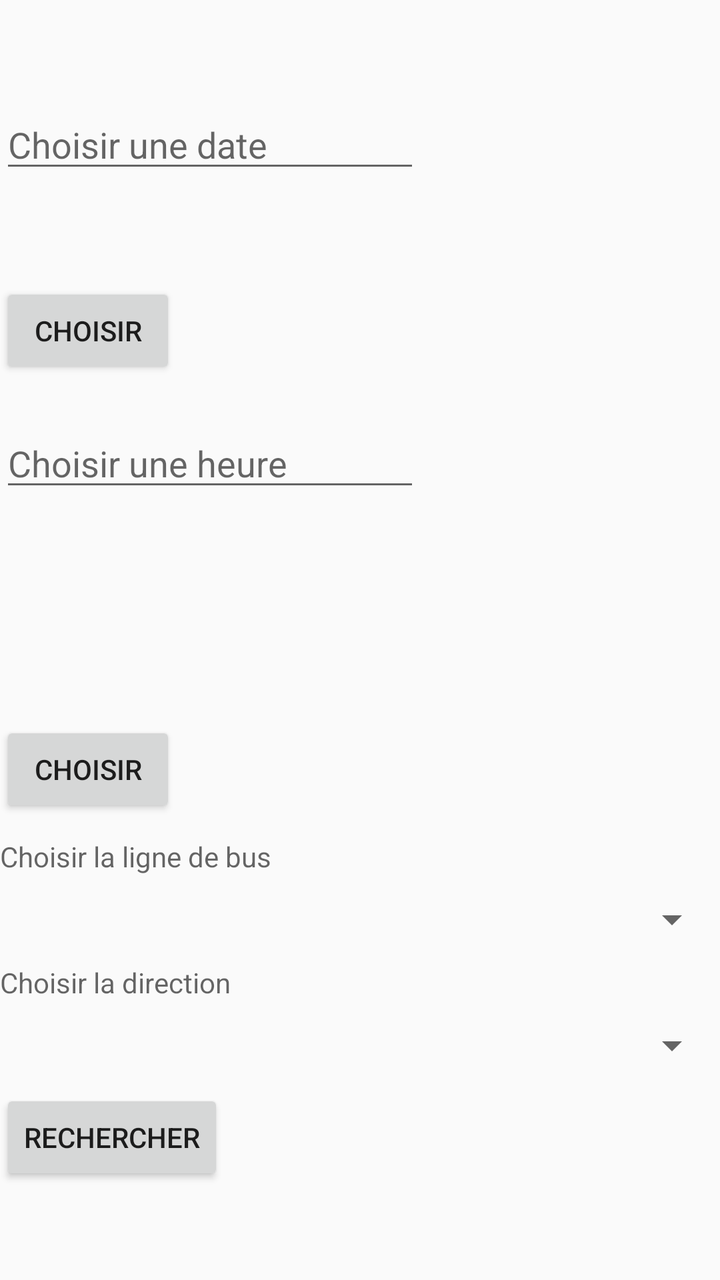
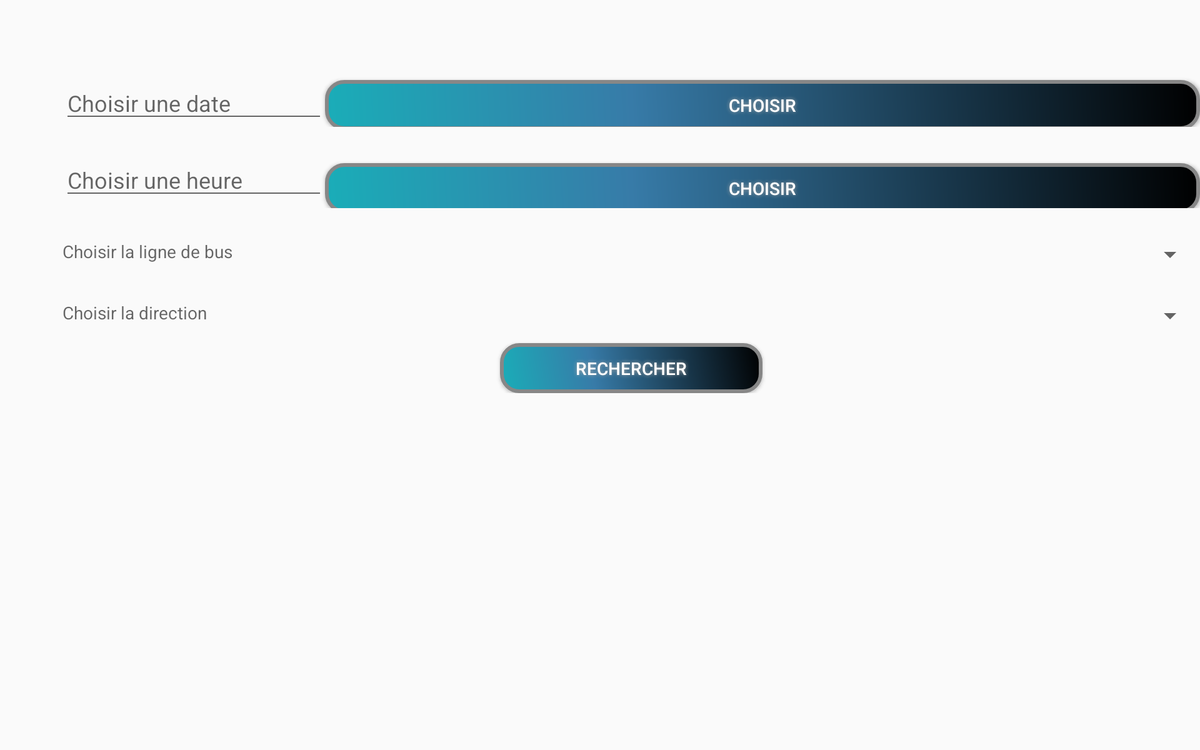

Two renders of one Android screen. The first uses the default layout on a phone; the second uses the alternative layout the repository ships for a different screen configuration, on a matching device. The two XML files are below.
<!-- AndroidManifest.xml: application theme AppTheme -->
<!-- res/layout/fragment_busroute.xml -->
<?xml version="1.0" encoding="utf-8"?>
<LinearLayout xmlns:android="http://schemas.android.com/apk/res/android"
    android:layout_width="match_parent"
    android:layout_height="match_parent"
    android:orientation="vertical">

    <EditText
        android:id="@+id/dateEditText"
        android:layout_width="wrap_content"
        android:layout_height="wrap_content"
        android:layout_marginTop="50dp"
        android:ems="10"
        android:hint="@string/hint_selected_date"
        android:inputType="date"/>

    <Button
        android:id="@+id/dateButton"
        android:layout_width="wrap_content"
        android:layout_height="wrap_content"
        android:layout_marginTop="50dp"
        android:text="@string/choose" />

    <EditText
        android:id="@+id/timeEditText"
        android:layout_width="wrap_content"
        android:layout_height="wrap_content"
        android:layout_marginTop="20dp"
        android:ems="10"
        android:hint="@string/hint_selected_hour"
        android:inputType="none"/>

    <Button
        android:id="@+id/timeButton"
        android:layout_width="wrap_content"
        android:layout_height="wrap_content"
        android:layout_marginTop="110dp"
        android:text="@string/choose" />

    <TextView
        android:id="@+id/textViewBusLine"
        android:layout_width="wrap_content"
        android:layout_height="wrap_content"
        android:layout_marginTop="10dp"
        android:ems="10"
        android:hint="@string/pick_bus_line" />

    <Spinner
        android:id="@+id/spinnerBusLine"
        android:layout_width="match_parent"
        android:layout_height="wrap_content"
        android:layout_marginTop="10dp" />

    <TextView
        android:id="@+id/textViewBusDirection"
        android:layout_width="wrap_content"
        android:layout_height="wrap_content"
        android:layout_marginTop="10dp"
        android:ems="10"
        android:hint="@string/pick_bus_direction" />

    <Spinner
        android:id="@+id/spinnerBusDirection"
        android:layout_width="match_parent"
        android:layout_height="wrap_content"
        android:layout_marginTop="10dp" />

    <Button
        android:id="@+id/searchButton"
        android:layout_width="wrap_content"
        android:layout_height="wrap_content"
        android:layout_marginTop="10dp"
        android:onClick="search"
        android:text="@string/search"/>

</LinearLayout>
<!-- resources referenced by this layout -->
<resources>
  <string name="choose">Choisir</string>
  <string name="hint_selected_date">Choisir une date</string>
  <string name="hint_selected_hour">Choisir une heure</string>
  <string name="pick_bus_direction">Choisir la direction</string>
  <string name="pick_bus_line">Choisir la ligne de bus</string>
  <string name="search">Rechercher</string>
  <style name="AppTheme" parent="Theme.AppCompat.Light.DarkActionBar">
          
          <item name="colorPrimary">@color/colorPrimary</item>
          <item name="colorPrimaryDark">@color/colorPrimaryDark</item>
          <item name="colorAccent">@color/colorAccent</item>
      </style>
  <color name="colorPrimary">#008577</color>
  <color name="colorPrimaryDark">#00574B</color>
  <color name="colorAccent">#D81B60</color>
</resources>
<!-- res/layout-sw600dp-land/fragment_busroute.xml (the repository's variant of the layout above) -->
<!-- drawn on a 7-inch tablet turned sideways -->
<?xml version="1.0" encoding="utf-8"?>
<TableLayout xmlns:android="http://schemas.android.com/apk/res/android"
    xmlns:tools="http://schemas.android.com/tools"
    android:layout_width="match_parent"
    android:layout_height="match_parent"
    android:layout_marginStart="50dp"
    android:stretchColumns="1"
    android:orientation="vertical">

    <TableRow android:layout_marginTop="10dp">

        <EditText
            android:id="@+id/dateEditText"
            android:layout_width="wrap_content"
            android:layout_height="wrap_content"
            android:layout_marginTop="50dp"
            android:ems="10"
            android:hint="@string/hint_selected_date"
            android:inputType="date" />

        <Button
            android:id="@+id/dateButton"
            android:layout_width="150dp"
            android:layout_height="40dp"
            android:layout_marginTop="50dp"
            android:background="@drawable/button_shape"
            android:shadowColor="#A8A8A8"
            android:shadowDx="0"
            android:shadowDy="0"
            android:shadowRadius="5"
            android:text="@string/choose"
            android:textColor="#FFFFFF" />
    </TableRow>

    <TableRow>

        <EditText
            android:id="@+id/timeEditText"
            android:layout_width="wrap_content"
            android:layout_height="wrap_content"
            android:layout_marginTop="20dp"
            android:ems="10"
            android:hint="@string/hint_selected_hour"
            android:inputType="none" />

        <Button
            android:id="@+id/timeButton"
            android:layout_width="150dp"
            android:layout_height="40dp"
            android:layout_marginTop="25dp"
            android:background="@drawable/button_shape"
            android:shadowColor="#A8A8A8"
            android:shadowDx="0"
            android:shadowDy="0"
            android:shadowRadius="5"
            android:text="@string/choose"
            android:textColor="#FFFFFF" />
    </TableRow>

    <TableRow>

        <TextView
            android:id="@+id/textViewBusLine"
            android:layout_width="wrap_content"
            android:layout_height="wrap_content"
            android:layout_marginTop="25dp"
            android:ems="10"
            android:hint="@string/pick_bus_line" />

        <Spinner
            android:id="@+id/spinnerBusLine"
            android:layout_width="match_parent"
            android:layout_height="wrap_content"
            android:layout_marginTop="25dp" />
    </TableRow>

    <TableRow>

        <TextView
            android:id="@+id/textViewBusDirection"
            android:layout_width="wrap_content"
            android:layout_height="wrap_content"
            android:layout_marginTop="25dp"
            android:ems="10"
            android:hint="@string/pick_bus_direction" />

        <Spinner
            android:id="@+id/spinnerBusDirection"
            android:layout_width="match_parent"
            android:layout_height="wrap_content"
            android:layout_marginTop="25dp" />

    </TableRow>

    <TableRow
        android:layout_width="match_parent"
        android:layout_height="wrap_content"
        android:gravity="center_horizontal">

        <Button
            android:id="@+id/searchButton"
            android:layout_width="150dp"
            android:layout_height="40dp"
            android:layout_marginTop="10dp"
            android:background="@drawable/button_shape"
            android:onClick="search"
            android:shadowColor="#A8A8A8"
            android:shadowDx="0"
            android:shadowDy="0"
            android:shadowRadius="5"
            android:text="@string/search"
            android:textColor="#FFFFFF" />

    </TableRow>

</TableLayout>
<!-- resources referenced by the variant -->
<!-- as a 7-inch tablet turned sideways resolves them -->
<resources>
  <!-- drawable button_shape (drawable) -->
  <?xml version="1.0" encoding="utf-8"?>
  <shape xmlns:android="http://schemas.android.com/apk/res/android" android:shape="rectangle" >
      <corners
          android:radius="14dp"
          />
      <gradient
          android:angle="45"
          android:centerX="35%"
          android:centerColor="#377BA8"
          android:startColor="#1AADB8"
          android:endColor="#000000"
          android:type="linear"
          />
      <padding
          android:left="0dp"
          android:top="0dp"
          android:right="0dp"
          android:bottom="0dp"
          />
      <size
          android:width="270dp"
          android:height="60dp"
          />
      <stroke
          android:width="3dp"
          android:color="#878787"
          />
  </shape>
  <string name="choose">Choisir</string>
  <string name="hint_selected_date">Choisir une date</string>
  <string name="hint_selected_hour">Choisir une heure</string>
  <string name="pick_bus_direction">Choisir la direction</string>
  <string name="pick_bus_line">Choisir la ligne de bus</string>
  <string name="search">Rechercher</string>
  <style name="AppTheme" parent="Theme.AppCompat.Light.DarkActionBar">
          
          <item name="colorPrimary">@color/colorPrimary</item>
          <item name="colorPrimaryDark">@color/colorPrimaryDark</item>
          <item name="colorAccent">@color/colorAccent</item>
      </style>
  <color name="colorPrimary">#008577</color>
  <color name="colorPrimaryDark">#00574B</color>
  <color name="colorAccent">#D81B60</color>
</resources>
